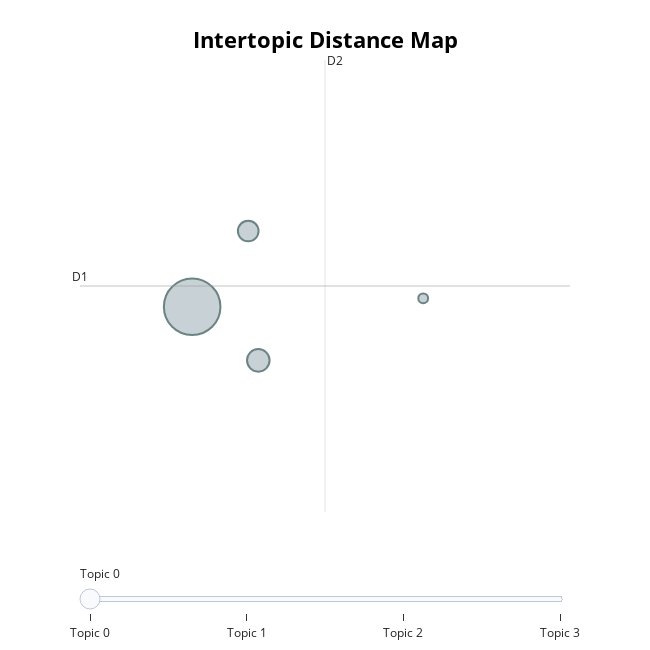

Notebook code cell kept with this figure:
### Markdown cell above
![image-2.png](attachment:image-2.png)

### Code cell
topic_model.visualize_topics()

### Figure 1 — Plotly figure (JSON) as saved in the notebook; plotly's stock layout.template omitted (floating-point values rounded to 4 significant figures)
{"data": [{"customdata": [[0, "gun | people | drug |  | ", 2152], [1, "drug | gun |  |  | ", 342], [2, "people | gun |  |  | ", 287], [3, "people | gun | drug |  | ", 65]], "hovertemplate": "<b>Topic %{customdata[0]}</b><br>%{customdata[1]}<br>Size: %{customdata[2]}", "legendgroup": "", "marker": {"color": "#B0BEC5", "line": {"color": "DarkSlateGrey", "width": 2}, "size": [2152, 342, 287, 65], "sizemode": "area", "sizeref": 1.345, "symbol": "circle"}, "mode": "markers", "name": "", "orientation": "v", "showlegend": false, "type": "scatter", "x": [8.013, 8.721, 8.613, 10.49], "xaxis": "x", "y": [9.483, 9.005, 10.16, 9.558], "yaxis": "y"}], "layout": {"annotations": [{"showarrow": false, "text": "D1", "x": 6.811, "y": 9.668, "yshift": 10}, {"showarrow": false, "text": "D2", "x": 9.436, "xshift": 10, "y": 11.68}], "height": 650, "hoverlabel": {"bgcolor": "white", "font": {"family": "Rockwell", "size": 16}}, "legend": {"itemsizing": "constant", "tracegroupgap": 0}, "margin": {"t": 60}, "shapes": [{"line": {"color": "#CFD8DC", "width": 2}, "type": "line", "x0": 9.436, "x1": 9.436, "y0": 7.655, "y1": 11.68}, {"line": {"color": "#9E9E9E", "width": 2}, "type": "line", "x0": 6.811, "x1": 12.06, "y0": 9.668, "y1": 9.668}], "sliders": [{"active": 0, "pad": {"t": 50}, "steps": [{"args": [{"marker.color": [["red", "#B0BEC5", "#B0BEC5", "#B0BEC5"]]}], "label": "Topic 0", "method": "update"}, {"args": [{"marker.color": [["#B0BEC5", "red", "#B0BEC5", "#B0BEC5"]]}], "label": "Topic 1", "method": "update"}, {"args": [{"marker.color": [["#B0BEC5", "#B0BEC5", "red", "#B0BEC5"]]}], "label": "Topic 2", "method": "update"}, {"args": [{"marker.color": [["#B0BEC5", "#B0BEC5", "#B0BEC5", "red"]]}], "label": "Topic 3", "method": "update"}]}], "title": {"font": {"color": "Black", "size": 22}, "text": "<b>Intertopic Distance Map</b>", "x": 0.5, "xanchor": "center", "y": 0.95, "yanchor": "top"}, "width": 650, "xaxis": {"anchor": "y", "domain": [0, 1], "range": [6.811, 12.06], "title": {"text": ""}, "visible": false}, "yaxis": {"anchor": "x", "domain": [0, 1], "range": [7.655, 11.68], "title": {"text": ""}, "visible": false}}}
